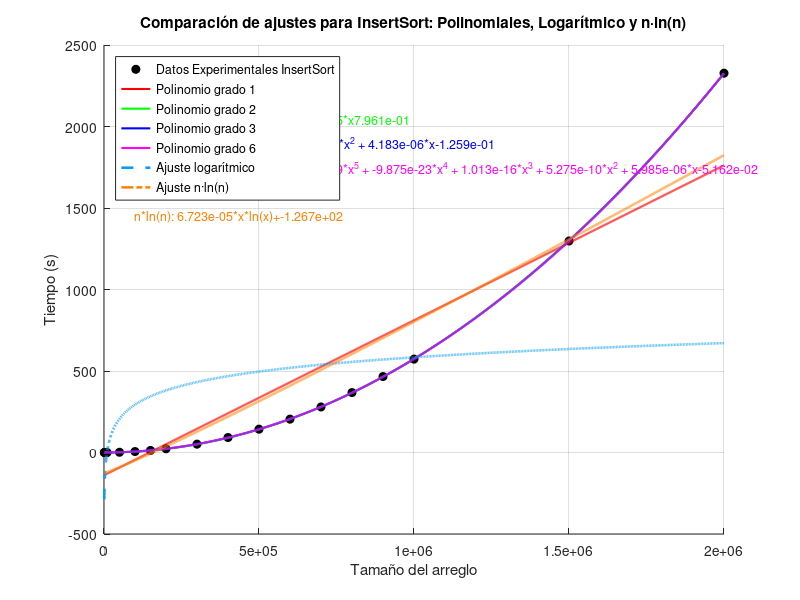

The MATLAB source for this figure:
%% COMPARACIÓN DE AJUSTES: POLINOMIAL, LOGARÍTMICO Y n·ln(n) CON ECUACIONES
clear; clc; close all;

%% VALORES DE X
x = [1000
2000
3000
4000
5000
8000
10000
50000
100000
150000
200000
300000
400000
500000
600000
700000
800000
900000
1000000
1500000
2000000];

%% VALORES DE Y = F(x) EN SEGUNDOS
y = [0.000700951
0.002804995
0.007176876
0.012371063
0.015552998
0.041370869
0.060792923
1.491773844
5.795691013
12.68989897
23.03290796
51.22727704
91.89883208
143.0339098
204.5415111
279.370832
367.702287
465.8967299
572.860497
1297.592167
2326.976099
];

%% CONFIGURACIÓN DE AJUSTES POLINOMIALES
grados = [1, 2, 3, 6];             % Grados polinomiales
colors = ['r', 'g', 'b', 'm'];     % Colores para polinomios
linewidths = 1.5;

%% ESPACIO DE EVALUACIÓN
xi = linspace(min(x), max(x), 10000);

%% FIGURA PRINCIPAL
figure('Units','normalized','Position',[0.1 0.1 0.7 0.6]);
hold on;

% PUNTOS EXPERIMENTALES
plot(x, y, 'ko', 'MarkerFaceColor', 'k', 'DisplayName', 'Datos Experimentales InsertSort');

% AJUSTES POLINOMIALES
for i = 1:length(grados)
    grado = grados(i);
    p = polyfit(x, y, grado);
    z = polyval(p, xi);
    
    plot(xi, z, colors(i), 'LineWidth', linewidths, 'DisplayName', sprintf('Polinomio grado %d', grado));
    
    % Mostrar ecuación sobre la gráfica
    func_str = sprintf('Grado %d: ', grado);
    for j = 1:length(p)
        exp = length(p) - j;
        if exp == 0
            func_str = [func_str, sprintf('%.3e', p(j))];
        elseif exp == 1
            func_str = [func_str, sprintf(' + %.3e*x', p(j))];
        else
            func_str = [func_str, sprintf(' + %.3e*x^%d', p(j), exp)];
        end
    end
    text(0.05, 0.9 - (i-1)*0.05, func_str, 'Units','normalized', 'Color', colors(i), 'FontSize',9);
end

% AJUSTE LOGARÍTMICO
p_log = polyfit(log(x), y, 1);
a = p_log(1); c = p_log(2);
z_log = polyval(p_log, log(xi));
plot(xi, z_log, '--', 'Color', [0 0.6 1], 'LineWidth', 1.8, 'DisplayName', 'Ajuste logarítmico');

% Ecuación logarítmica sobre la gráfica
text(0.05, 0.9 - length(grados)*0.05, ...
    sprintf('Log: %.3e*ln(x)+%.3e', a, c), 'Units','normalized', 'Color',[0 0.6 1], 'FontSize',9);

% AJUSTE n·ln(n)
p_nlogn = polyfit(x .* log(x), y, 1);
b = p_nlogn(1); d = p_nlogn(2);
z_nlogn = polyval(p_nlogn, xi .* log(xi));
plot(xi, z_nlogn, '-.', 'Color', [1 0.5 0], 'LineWidth', 1.8, 'DisplayName', 'Ajuste n·ln(n)');

% Ecuación n*ln(n) sobre la gráfica
text(0.05, 0.9 - (length(grados)+1)*0.05, ...
    sprintf('n*ln(n): %.3e*x*ln(x)+%.3e', b, d), 'Units','normalized', 'Color',[1 0.5 0], 'FontSize',9);

% CONFIGURACIÓN FINAL
grid on;
xlabel('Tamaño del arreglo');
ylabel('Tiempo (s)');
title('Comparación de ajustes para InsertSort: Polinomiales, Logarítmico y n·ln(n)');
legend('Location', 'northwest');
%set(gca, 'XScale', 'log');
hold off;